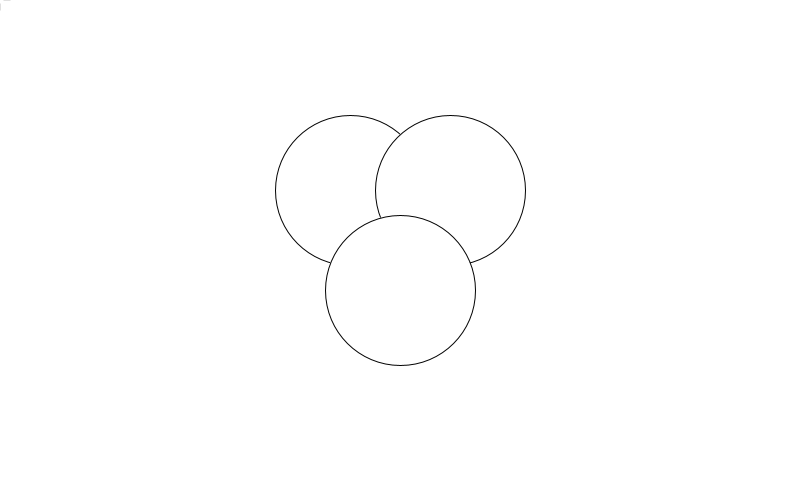
Frame 1 (no input)
Frame 60 (the mouse pressed at the canvas centre just before this capture): identical to frame 1, image omitted
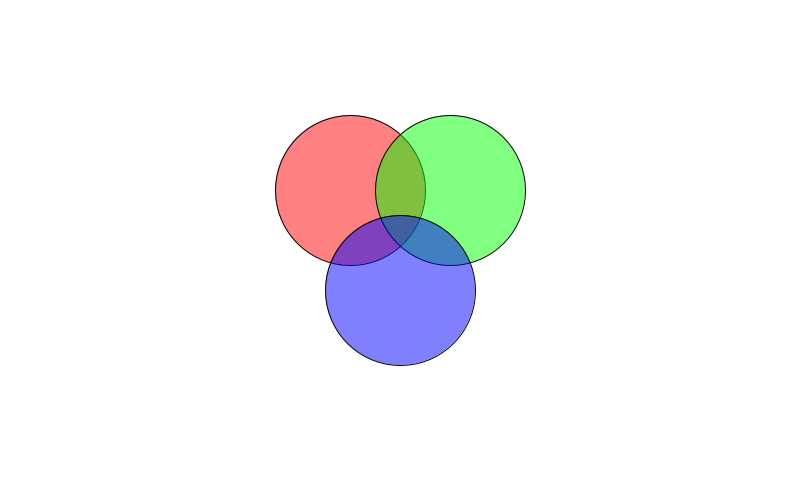
Frame 120 (the mouse held since frame 60 and released just before this capture)

The Processing sketch that drew these frames (run headless with seeded random() and noise(); from frame 60 on, the mouse is pressed at the canvas centre):

// Processing sketch: activite3venneMouse
// ── activite3venneMouse.pde
/* 3 intersecting circles. While the mouse moves inside one of the circle
     the color of that circle is changed and intersections are taken into
     account.
*/
int centerWindowX;
int centerWindowY;
int radius = 150;
int offset = 50;
int c1x;
int c1y;
int c2x;
int c2y;
int c3x;
int c3y;


void setup() {
 size(800, 480);
 centerWindowX = int(width/2);
 centerWindowY = int(height/2);
 
 background(255);
 c1x = int(centerWindowX - offset);
 c1y = int(centerWindowY - offset);
 c2x = int(centerWindowX + offset);
 c2y = int(centerWindowY - offset);
 c3x = int(centerWindowX);
 c3y = int(centerWindowY + offset);

 drawCrosshair(c1x, c1y, 0);
 drawCrosshair(c2x, c2y, 0);
 drawCrosshair(c3x, c3y, 0);
 stroke(0);
 strokeWeight(1);
 fill(255);
 ellipse(c1x, c1y, radius, radius);
 ellipse(c2x, c2y, radius, radius);
 ellipse(c3x, c3y, radius, radius);

}

// draws crosshair see tools ... 
void drawCrosshair(int x, int y, int greyTone) {
  int gap = 3;
  int l = 7;
  stroke(greyTone);
  strokeWeight(0);
  point(x, y);
  line(x, y-gap, x, y-gap-l);
  line(x-gap, y, x-gap-l, y);
  line(x, y+gap, x, y+gap+l);
  line(x+gap, y, x+gap+l, y);
  noFill();
}

int distance(int x1, int y1, int x2, int y2) {
  return int(sqrt(sq(x2-x1) + sq(y2-y1)));
}

void draw() {
 background(255);
 drawCrosshair(mouseX, mouseY, 0);
 ellipseMode(CENTER);
 stroke(1);
 strokeWeight(1);
 fill(255);

 //check c1
 if (distance(mouseX, mouseY, c1x, c1y) < radius/2) {
   fill(255, 0, 0, 127); 
 } else {
    fill(255);
   }
 ellipse(c1x, c1y, radius, radius);

 //check c2
 if (distance(mouseX, mouseY, c2x, c2y) < radius/2) {
   fill(0, 255, 0, 127); 
 } else {
    fill(255);
   }
 ellipse(c2x, c2y, radius, radius);

 //check c3
 if (distance(mouseX, mouseY, c3x, c3y) < radius/2) {
   fill(0, 0, 255, 127); 
 } else {
    fill(255);
   }
 ellipse(c3x, c3y, radius, radius);

/*
 noFill();
 arc(float(c1x), float(c1y), float(radius), float(radius), -0.3*PI, 0.75*PI);
 arc(float(c2x), float(c2y), float(radius), float(radius), 0.4*PI, 0.9*PI);
*/
}
